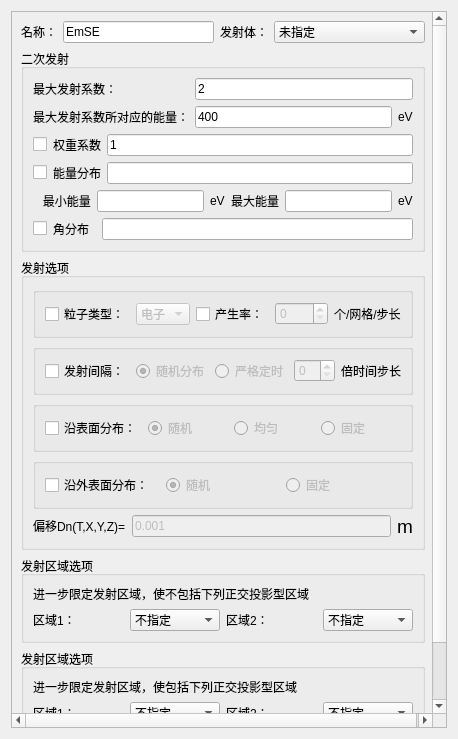
<?xml version="1.0" encoding="UTF-8"?>
<ui version="4.0">
 <class>Dialog</class>
 <widget class="QDialog" name="Dialog">
  <property name="geometry">
   <rect>
    <x>0</x>
    <y>0</y>
    <width>458</width>
    <height>739</height>
   </rect>
  </property>
  <property name="windowTitle">
   <string>Dialog</string>
  </property>
  <layout class="QGridLayout" name="gridLayout_10">
   <item row="0" column="0">
    <widget class="QScrollArea" name="scrollArea">
     <property name="widgetResizable">
      <bool>true</bool>
     </property>
     <widget class="QWidget" name="scrollAreaWidgetContents">
      <property name="geometry">
       <rect>
        <x>0</x>
        <y>0</y>
        <width>421</width>
        <height>739</height>
       </rect>
      </property>
      <layout class="QVBoxLayout" name="verticalLayout">
       <item>
        <layout class="QHBoxLayout" name="horizontalLayout_12" stretch="0,1,1,1">
         <item>
          <widget class="QLabel" name="label_5">
           <property name="text">
            <string>名称：</string>
           </property>
          </widget>
         </item>
         <item>
          <widget class="QLineEdit" name="lineEdit_name">
           <property name="text">
            <string>EmSE</string>
           </property>
          </widget>
         </item>
         <item>
          <widget class="QLabel" name="Label_Shadow_2">
           <property name="sizePolicy">
            <sizepolicy hsizetype="Fixed" vsizetype="Preferred">
             <horstretch>0</horstretch>
             <verstretch>0</verstretch>
            </sizepolicy>
           </property>
           <property name="text">
            <string>发射体：</string>
           </property>
          </widget>
         </item>
         <item>
          <widget class="StyledComboBox" name="ComboBox_Shadow">
           <property name="enabled">
            <bool>true</bool>
           </property>
           <property name="sizePolicy">
            <sizepolicy hsizetype="Preferred" vsizetype="Fixed">
             <horstretch>0</horstretch>
             <verstretch>0</verstretch>
            </sizepolicy>
           </property>
           <property name="maximumSize">
            <size>
             <width>16777215</width>
             <height>16777215</height>
            </size>
           </property>
           <property name="sizeIncrement">
            <size>
             <width>1</width>
             <height>0</height>
            </size>
           </property>
           <property name="editable">
            <bool>false</bool>
           </property>
           <item>
            <property name="text">
             <string>未指定</string>
            </property>
           </item>
          </widget>
         </item>
        </layout>
       </item>
       <item>
        <widget class="QGroupBox" name="groupBox_9">
         <property name="title">
          <string>二次发射</string>
         </property>
         <layout class="QGridLayout" name="gridLayout_9">
          <item row="0" column="0">
           <layout class="QGridLayout" name="gridLayout">
            <item row="4" column="0" colspan="4">
             <layout class="QHBoxLayout" name="horizontalLayout_4">
              <item>
               <widget class="QCheckBox" name="checkBox_5">
                <property name="text">
                 <string/>
                </property>
               </widget>
              </item>
              <item>
               <widget class="QLabel" name="label_10">
                <property name="text">
                 <string>能量分布</string>
                </property>
               </widget>
              </item>
              <item>
               <widget class="QLineEdit" name="lineEdit_ED"/>
              </item>
             </layout>
            </item>
            <item row="1" column="0" colspan="2">
             <widget class="QLabel" name="label">
              <property name="text">
               <string>最大发射系数：</string>
              </property>
             </widget>
            </item>
            <item row="2" column="0" colspan="2">
             <widget class="QLabel" name="label_2">
              <property name="text">
               <string>最大发射系数所对应的能量：</string>
              </property>
             </widget>
            </item>
            <item row="6" column="0" colspan="4">
             <layout class="QHBoxLayout" name="horizontalLayout">
              <item>
               <widget class="QCheckBox" name="checkBox_4">
                <property name="text">
                 <string/>
                </property>
               </widget>
              </item>
              <item>
               <widget class="QLabel" name="label_9">
                <property name="text">
                 <string>角分布  </string>
                </property>
               </widget>
              </item>
              <item>
               <widget class="QLineEdit" name="lineEdit_AD"/>
              </item>
             </layout>
            </item>
            <item row="3" column="0" colspan="4">
             <layout class="QHBoxLayout" name="horizontalLayout_5">
              <item>
               <widget class="QCheckBox" name="checkBox_6">
                <property name="text">
                 <string/>
                </property>
               </widget>
              </item>
              <item>
               <widget class="QLabel" name="label_11">
                <property name="text">
                 <string>权重系数</string>
                </property>
               </widget>
              </item>
              <item>
               <widget class="QLineEdit" name="lineEdit_WF">
                <property name="text">
                 <string>1</string>
                </property>
               </widget>
              </item>
             </layout>
            </item>
            <item row="5" column="0" colspan="4">
             <layout class="QHBoxLayout" name="horizontalLayout_2">
              <item>
               <widget class="QLabel" name="label_6">
                <property name="text">
                 <string>   最小能量</string>
                </property>
               </widget>
              </item>
              <item>
               <widget class="QLineEdit" name="lineEdit_energyMin"/>
              </item>
              <item>
               <widget class="QLabel" name="label_3">
                <property name="text">
                 <string>eV</string>
                </property>
               </widget>
              </item>
              <item>
               <widget class="QLabel" name="label_7">
                <property name="text">
                 <string>最大能量</string>
                </property>
               </widget>
              </item>
              <item>
               <widget class="QLineEdit" name="lineEdit_energyMax"/>
              </item>
              <item>
               <widget class="QLabel" name="label_21">
                <property name="text">
                 <string>eV</string>
                </property>
               </widget>
              </item>
             </layout>
            </item>
            <item row="2" column="2">
             <widget class="QLineEdit" name="lineEdit_maxNum">
              <property name="text">
               <string>400</string>
              </property>
             </widget>
            </item>
            <item row="2" column="3">
             <widget class="QLabel" name="label_4">
              <property name="text">
               <string>eV</string>
              </property>
             </widget>
            </item>
            <item row="1" column="2" colspan="2">
             <widget class="QLineEdit" name="lineEdit_energy">
              <property name="text">
               <string>2</string>
              </property>
             </widget>
            </item>
           </layout>
          </item>
         </layout>
        </widget>
       </item>
       <item>
        <widget class="QGroupBox" name="groupBox_2">
         <property name="title">
          <string>发射选项</string>
         </property>
         <layout class="QGridLayout" name="gridLayout_4">
          <item row="4" column="0">
           <layout class="QHBoxLayout" name="horizontalLayout_6">
            <item>
             <widget class="QGroupBox" name="groupBox_6">
              <property name="title">
               <string/>
              </property>
              <property name="flat">
               <bool>true</bool>
              </property>
              <layout class="QGridLayout" name="gridLayout_6">
               <item row="0" column="0">
                <widget class="QCheckBox" name="checkBox_surface">
                 <property name="text">
                  <string>沿表面分布：</string>
                 </property>
                </widget>
               </item>
               <item row="0" column="1">
                <widget class="QRadioButton" name="radioButton_randomm">
                 <property name="enabled">
                  <bool>false</bool>
                 </property>
                 <property name="text">
                  <string>随机</string>
                 </property>
                 <property name="checked">
                  <bool>true</bool>
                 </property>
                </widget>
               </item>
               <item row="0" column="2">
                <widget class="QRadioButton" name="radioButton_uniform">
                 <property name="enabled">
                  <bool>false</bool>
                 </property>
                 <property name="text">
                  <string>均匀</string>
                 </property>
                </widget>
               </item>
               <item row="0" column="3">
                <widget class="QRadioButton" name="radioButton_fixed">
                 <property name="enabled">
                  <bool>false</bool>
                 </property>
                 <property name="text">
                  <string>固定</string>
                 </property>
                </widget>
               </item>
              </layout>
             </widget>
            </item>
           </layout>
          </item>
          <item row="3" column="0">
           <spacer name="verticalSpacer_8">
            <property name="orientation">
             <enum>Qt::Vertical</enum>
            </property>
            <property name="sizeHint" stdset="0">
             <size>
              <width>20</width>
              <height>40</height>
             </size>
            </property>
           </spacer>
          </item>
          <item row="1" column="0">
           <spacer name="verticalSpacer_9">
            <property name="orientation">
             <enum>Qt::Vertical</enum>
            </property>
            <property name="sizeHint" stdset="0">
             <size>
              <width>20</width>
              <height>40</height>
             </size>
            </property>
           </spacer>
          </item>
          <item row="2" column="0">
           <layout class="QHBoxLayout" name="horizontalLayout_7">
            <item>
             <widget class="QGroupBox" name="groupBox_7">
              <property name="title">
               <string/>
              </property>
              <property name="flat">
               <bool>true</bool>
              </property>
              <layout class="QGridLayout" name="gridLayout_7">
               <item row="0" column="2">
                <widget class="QRadioButton" name="radioButton_strictTiming">
                 <property name="enabled">
                  <bool>false</bool>
                 </property>
                 <property name="text">
                  <string>严格定时</string>
                 </property>
                </widget>
               </item>
               <item row="0" column="3">
                <widget class="QSpinBox" name="spinBox_timesStep">
                 <property name="enabled">
                  <bool>false</bool>
                 </property>
                </widget>
               </item>
               <item row="0" column="1">
                <widget class="QRadioButton" name="radioButton_random">
                 <property name="enabled">
                  <bool>false</bool>
                 </property>
                 <property name="text">
                  <string>随机分布</string>
                 </property>
                 <property name="checked">
                  <bool>true</bool>
                 </property>
                </widget>
               </item>
               <item row="0" column="0">
                <widget class="QCheckBox" name="checkBox_transmittingInterval">
                 <property name="text">
                  <string>发射间隔：</string>
                 </property>
                </widget>
               </item>
               <item row="0" column="4">
                <widget class="QLabel" name="label_12">
                 <property name="text">
                  <string>倍时间步长</string>
                 </property>
                </widget>
               </item>
              </layout>
             </widget>
            </item>
           </layout>
          </item>
          <item row="8" column="0">
           <layout class="QHBoxLayout" name="horizontalLayout_8">
            <item>
             <widget class="QLabel" name="label_8">
              <property name="text">
               <string>&lt;html&gt;&lt;head/&gt;&lt;body&gt;&lt;p&gt;偏移Dn(T,X,Y,Z)=&lt;/p&gt;&lt;/body&gt;&lt;/html&gt;</string>
              </property>
             </widget>
            </item>
            <item>
             <widget class="QLineEdit" name="LineEdit_Dn">
              <property name="enabled">
               <bool>false</bool>
              </property>
              <property name="text">
               <string>0.001</string>
              </property>
             </widget>
            </item>
            <item>
             <widget class="QLabel" name="label_13">
              <property name="text">
               <string>&lt;html&gt;&lt;head/&gt;&lt;body&gt;&lt;p&gt;&lt;span style=&quot; font-size:14pt;&quot;&gt;m&lt;/span&gt;&lt;/p&gt;&lt;/body&gt;&lt;/html&gt;</string>
              </property>
             </widget>
            </item>
           </layout>
          </item>
          <item row="6" column="0">
           <layout class="QHBoxLayout" name="horizontalLayout_9">
            <item>
             <widget class="QGroupBox" name="groupBox_5">
              <property name="title">
               <string/>
              </property>
              <property name="flat">
               <bool>true</bool>
              </property>
              <layout class="QGridLayout" name="gridLayout_2">
               <item row="0" column="1">
                <widget class="QRadioButton" name="radioButton_randommm">
                 <property name="enabled">
                  <bool>false</bool>
                 </property>
                 <property name="text">
                  <string>随机</string>
                 </property>
                 <property name="checked">
                  <bool>true</bool>
                 </property>
                </widget>
               </item>
               <item row="0" column="2">
                <widget class="QRadioButton" name="radioButton_alongOutsideFixed">
                 <property name="enabled">
                  <bool>false</bool>
                 </property>
                 <property name="text">
                  <string>固定</string>
                 </property>
                </widget>
               </item>
               <item row="0" column="0">
                <widget class="QCheckBox" name="checkBox_outSurface">
                 <property name="text">
                  <string>沿外表面分布：</string>
                 </property>
                </widget>
               </item>
              </layout>
             </widget>
            </item>
           </layout>
          </item>
          <item row="0" column="0">
           <layout class="QHBoxLayout" name="horizontalLayout_10">
            <item>
             <widget class="QGroupBox" name="groupBox_8">
              <property name="title">
               <string/>
              </property>
              <property name="flat">
               <bool>true</bool>
              </property>
              <layout class="QGridLayout" name="gridLayout_8">
               <item row="0" column="3">
                <widget class="QSpinBox" name="spinBox_generationRate">
                 <property name="enabled">
                  <bool>false</bool>
                 </property>
                </widget>
               </item>
               <item row="0" column="1">
                <widget class="StyledComboBox" name="ComboBox_particleType">
                 <property name="enabled">
                  <bool>false</bool>
                 </property>
                 <item>
                  <property name="text">
                   <string>电子</string>
                  </property>
                 </item>
                 <item>
                  <property name="text">
                   <string>质子</string>
                  </property>
                 </item>
                </widget>
               </item>
               <item row="0" column="2">
                <widget class="QCheckBox" name="checkBox_generationRate">
                 <property name="text">
                  <string>产生率：</string>
                 </property>
                </widget>
               </item>
               <item row="0" column="0">
                <widget class="QCheckBox" name="checkBox_particleType">
                 <property name="text">
                  <string>粒子类型：</string>
                 </property>
                </widget>
               </item>
               <item row="0" column="4">
                <widget class="QLabel" name="label_14">
                 <property name="text">
                  <string>个/网格/步长</string>
                 </property>
                </widget>
               </item>
              </layout>
             </widget>
            </item>
           </layout>
          </item>
          <item row="5" column="0">
           <spacer name="verticalSpacer_10">
            <property name="orientation">
             <enum>Qt::Vertical</enum>
            </property>
            <property name="sizeHint" stdset="0">
             <size>
              <width>20</width>
              <height>40</height>
             </size>
            </property>
           </spacer>
          </item>
          <item row="7" column="0">
           <spacer name="verticalSpacer_11">
            <property name="orientation">
             <enum>Qt::Vertical</enum>
            </property>
            <property name="sizeHint" stdset="0">
             <size>
              <width>20</width>
              <height>40</height>
             </size>
            </property>
           </spacer>
          </item>
         </layout>
        </widget>
       </item>
       <item>
        <widget class="QGroupBox" name="groupBox_3">
         <property name="title">
          <string>发射区域选项</string>
         </property>
         <layout class="QGridLayout" name="gridLayout_3">
          <item row="0" column="0">
           <spacer name="verticalSpacer_14">
            <property name="orientation">
             <enum>Qt::Vertical</enum>
            </property>
            <property name="sizeHint" stdset="0">
             <size>
              <width>20</width>
              <height>40</height>
             </size>
            </property>
           </spacer>
          </item>
          <item row="2" column="0">
           <spacer name="verticalSpacer_15">
            <property name="orientation">
             <enum>Qt::Vertical</enum>
            </property>
            <property name="sizeHint" stdset="0">
             <size>
              <width>20</width>
              <height>40</height>
             </size>
            </property>
           </spacer>
          </item>
          <item row="3" column="0">
           <layout class="QHBoxLayout" name="horizontalLayout_15">
            <item>
             <widget class="QLabel" name="label_17">
              <property name="text">
               <string>区域1：</string>
              </property>
             </widget>
            </item>
            <item>
             <widget class="StyledComboBox" name="ComboBox_notInclued">
              <item>
               <property name="text">
                <string>不指定</string>
               </property>
              </item>
             </widget>
            </item>
            <item>
             <widget class="QLabel" name="label_15">
              <property name="text">
               <string>区域2：</string>
              </property>
             </widget>
            </item>
            <item>
             <widget class="StyledComboBox" name="ComboBox_notIncludedd">
              <item>
               <property name="text">
                <string>不指定</string>
               </property>
              </item>
             </widget>
            </item>
           </layout>
          </item>
          <item row="1" column="0">
           <layout class="QHBoxLayout" name="horizontalLayout_14">
            <item>
             <widget class="QLabel" name="label_16">
              <property name="text">
               <string>&lt;html&gt;&lt;head/&gt;&lt;body&gt;&lt;p&gt;进一步限定发射区域，使不包括下列正交投影型区域&lt;/p&gt;&lt;/body&gt;&lt;/html&gt;</string>
              </property>
             </widget>
            </item>
           </layout>
          </item>
          <item row="4" column="0">
           <spacer name="verticalSpacer_16">
            <property name="orientation">
             <enum>Qt::Vertical</enum>
            </property>
            <property name="sizeHint" stdset="0">
             <size>
              <width>20</width>
              <height>40</height>
             </size>
            </property>
           </spacer>
          </item>
         </layout>
        </widget>
       </item>
       <item>
        <widget class="QGroupBox" name="groupBox_4">
         <property name="title">
          <string>发射区域选项</string>
         </property>
         <layout class="QGridLayout" name="gridLayout_5">
          <item row="2" column="0">
           <spacer name="verticalSpacer_18">
            <property name="orientation">
             <enum>Qt::Vertical</enum>
            </property>
            <property name="sizeHint" stdset="0">
             <size>
              <width>20</width>
              <height>40</height>
             </size>
            </property>
           </spacer>
          </item>
          <item row="0" column="0">
           <spacer name="verticalSpacer_17">
            <property name="orientation">
             <enum>Qt::Vertical</enum>
            </property>
            <property name="sizeHint" stdset="0">
             <size>
              <width>20</width>
              <height>40</height>
             </size>
            </property>
           </spacer>
          </item>
          <item row="1" column="0">
           <layout class="QHBoxLayout" name="horizontalLayout_16">
            <item>
             <widget class="QLabel" name="label_18">
              <property name="text">
               <string>&lt;html&gt;&lt;head/&gt;&lt;body&gt;&lt;p&gt;进一步限定发射区域，使包括下列正交投影型区域&lt;/p&gt;&lt;/body&gt;&lt;/html&gt;</string>
              </property>
             </widget>
            </item>
           </layout>
          </item>
          <item row="3" column="0">
           <layout class="QHBoxLayout" name="horizontalLayout_17">
            <item>
             <widget class="QLabel" name="label_19">
              <property name="text">
               <string>区域1：</string>
              </property>
             </widget>
            </item>
            <item>
             <widget class="StyledComboBox" name="ComboBox_included">
              <item>
               <property name="text">
                <string>不指定</string>
               </property>
              </item>
             </widget>
            </item>
            <item>
             <widget class="QLabel" name="label_20">
              <property name="text">
               <string>区域2：</string>
              </property>
             </widget>
            </item>
            <item>
             <widget class="StyledComboBox" name="ComboBox_includedd">
              <item>
               <property name="text">
                <string>不指定</string>
               </property>
              </item>
             </widget>
            </item>
           </layout>
          </item>
          <item row="4" column="0">
           <spacer name="verticalSpacer_19">
            <property name="orientation">
             <enum>Qt::Vertical</enum>
            </property>
            <property name="sizeHint" stdset="0">
             <size>
              <width>20</width>
              <height>40</height>
             </size>
            </property>
           </spacer>
          </item>
         </layout>
        </widget>
       </item>
       <item>
        <layout class="QHBoxLayout" name="horizontalLayout_3">
         <item>
          <widget class="QPushButton" name="pushButton_ok">
           <property name="text">
            <string>确定</string>
           </property>
          </widget>
         </item>
         <item>
          <widget class="QPushButton" name="pushButton_cancel">
           <property name="text">
            <string>取消</string>
           </property>
          </widget>
         </item>
        </layout>
       </item>
      </layout>
     </widget>
    </widget>
   </item>
  </layout>
 </widget>
 <customwidgets>
  <customwidget>
   <class>StyledComboBox</class>
   <extends>QComboBox</extends>
   <header>StyledComboBox.h</header>
  </customwidget>
 </customwidgets>
 <resources/>
 <connections/>
</ui>
